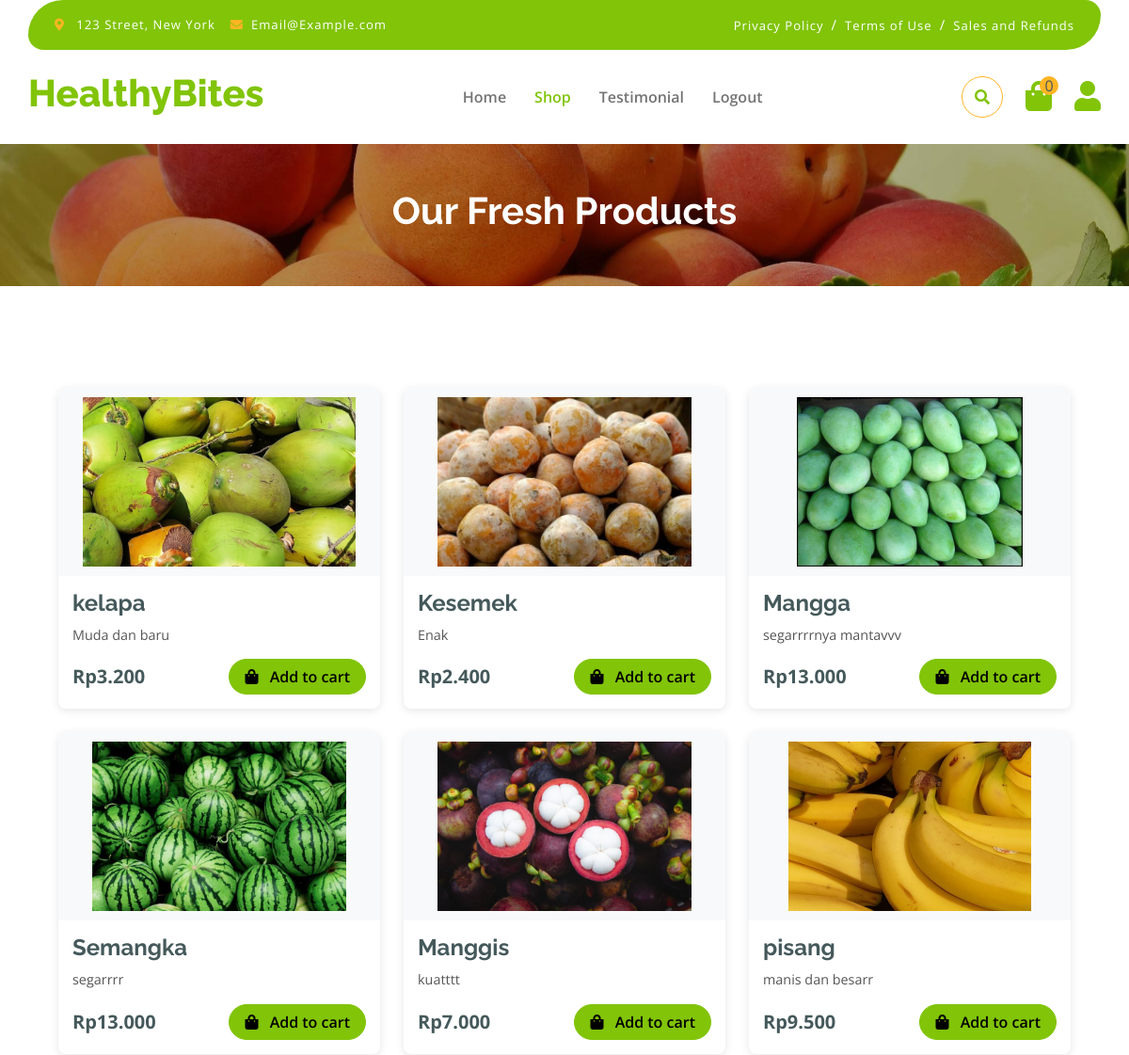
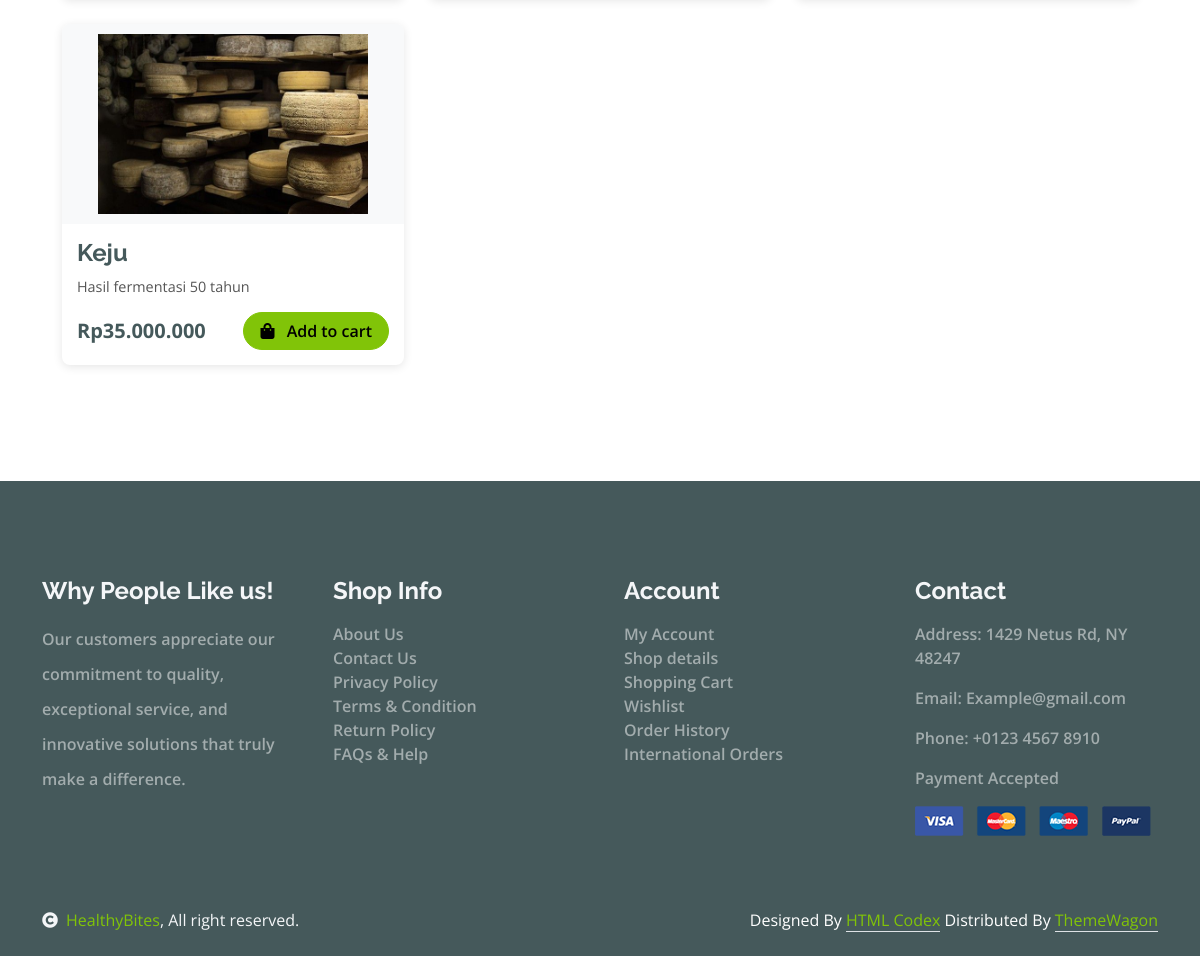
The page /shop.php on the database its author committed (2 pictures, top to bottom).
### tables this page shows
CREATE TABLE `product` (
  `id` int(11) NOT NULL,
  `namaProduct` varchar(50) NOT NULL,
  `Product` varchar(100) NOT NULL,
  `harga` decimal(15,2) NOT NULL,
  `jumlah` int(11) NOT NULL,
  `deskripsi` text NOT NULL,
  `image` varchar(255) NOT NULL
);

### shop.php (the view, shortened to what this page needs)
<?php
$conn = new mysqli("localhost", "root", "", "healthybites");
function format_rupiah($angka) {
    return 'Rp' . number_format($angka, 0, ',', '.');
}
$search_query = "";
$products = [];
$sql = "SELECT * FROM product";
$result = $conn->query($sql);
if ($result->num_rows > 0) {
    while($row = $result->fetch_assoc()) {
        $image_path = 'img/products/' . $row['image'];
        $actual_image = (file_exists($image_path) && is_file($image_path)) ? $row['image'] : 'default-product.jpg';
        $products[] = [
            'id_produk' => $row['id'] ?? 0,
            'produk_name' => $row['namaProduct'] ?? 'Unknown Product',
            'price' => $row['harga'] ?? 0,
            'image' => $actual_image,
            'deskripsi' => $row['deskripsi'] ?? 'No description available',
            'jumlah' => $row['jumlah'] ?? 0
        ];
    }
}
?>
<!DOCTYPE html>
<html lang="en">
<head>
    <link rel="stylesheet" href="https://use.fontawesome.com/releases/v5.15.4/css/all.css"/>
    <link href="https://cdn.jsdelivr.net/npm/bootstrap-icons@1.4.1/font/bootstrap-icons.css" rel="stylesheet">
    <link href="lib/lightbox/css/lightbox.min.css" rel="stylesheet">
    <link href="lib/owlcarousel/assets/owl.carousel.min.css" rel="stylesheet">
    <link href="css/bootstrap.min.css" rel="stylesheet">
    <link href="css/style.css" rel="stylesheet">
</head>
<body>
    <div class="container-fluid fixed-top">
        <div class="container topbar bg-primary d-none d-lg-block">
            <div class="d-flex justify-content-between">
                <div class="top-info ps-2">
                    <small class="me-3"><i class="fas fa-map-marker-alt me-2 text-secondary"></i> <a href="#" class="text-white">123 Street, New York</a></small>
                    <small class="me-3"><i class="fas fa-envelope me-2 text-secondary"></i><a href="#" class="text-white">Email@Example.com</a></small>
                </div>
                <div class="top-link pe-2">
                    <a href="#" class="text-white"><small class="text-white mx-2">Privacy Policy</small>/</a>
                    <a href="#" class="text-white"><small class="text-white mx-2">Terms of Use</small>/</a>
                    <a href="#" class="text-white"><small class="text-white ms-2">Sales and Refunds</small></a>
                </div>
            </div>
        </div>
        <div class="container px-0">
            <nav class="navbar navbar-light bg-white navbar-expand-xl">
                <a href="index.php" class="navbar-brand"><h1 class="text-primary display-6">HealthyBites</h1></a>
                <div class="collapse navbar-collapse bg-white" id="navbarCollapse">
                    <div class="navbar-nav mx-auto">
                        <a href="index.php" class="nav-item nav-link">Home</a>
                        <a href="shop.php" class="nav-item nav-link active">Shop</a>
                        <a href="testimoni.php" class="nav-item nav-link">Testimonial</a>
                        <a href="login.php"class="nav-item nav-link">Logout</a>
                    </div>
                    <div class="d-flex m-3 me-0">
                        <button class="btn-search btn border border-secondary btn-md-square rounded-circle bg-white me-4" data-bs-toggle="modal" data-bs-target="#searchModal"><i class="fas fa-search text-primary"></i></button>
                        <a href="cart.php" class="position-relative me-4 my-auto">
                            <i class="fa fa-shopping-bag fa-2x"></i>
                            <span class="position-absolute bg-secondary rounded-circle d-flex align-items-center justify-content-center text-dark px-1" style="top: -5px; left: 15px; height: 20px; min-width: 20px;">
                                <?php echo $_SESSION['cart_count'] ?? 0; ?>
                            </span>
                        </a>
                        <a href="Profiles.php" class="my-auto">
                            <i class="fas fa-user fa-2x"></i>
                        </a>
                    </div>
                </div>
            </nav>
        </div>
    </div>
    <div class="container-fluid page-header py-5">
        <h1 class="text-center text-white display-6" style="font-style: normal; font-weight: 700;">
            <?php
            if(!empty($search_query)) {
                echo "Search Results for: \"" . htmlspecialchars($search_query) . "\"";
            } else {
                echo "Our Fresh Products";
            }
            ?>
        </h1>
    </div>
    <div class="container-fluid py-5">
        <div class="container">
            <?php if(empty($products) && !empty($search_query)): ?>
                <div class="no-results">
                    <h3>No products found for "<?php echo htmlspecialchars($search_query); ?>"</h3>
                    <a href="shop.php" class="btn btn-primary mt-3">View All Products</a>
                </div>
            <?php else: ?>
                <div class="product-grid">
                    <?php foreach($products as $product): ?>
                    <div class="fruite-item">
                        <div class="fruite-img">
                            <img src="img/products/<?php echo htmlspecialchars($product['image']); ?>"
                                 class="product-image"
                                 alt="<?php echo htmlspecialchars($product['produk_name']); ?>"
                                 onerror="this.onerror=null;this.src='img/products/default-product.jpg';">
                        </div>
                        <div class="product-content">
                            <h4 class="text-ellipsis"><?php echo htmlspecialchars($product['produk_name']); ?></h4>
                            <p class="product-description text-ellipsis"><?php echo htmlspecialchars($product['deskripsi']); ?></p>
                            <div class="product-footer d-flex justify-content-between align-items-center">
                                <p class="text-dark fs-5 fw-bold mb-0"><?php echo format_rupiah($product['price']); ?></p>
                                <a href="shop.php?add_to_cart=<?php echo $product['id_produk']; ?>"
                                   class="btn btn-primary rounded-pill px-3">
                                   <i class="fa fa-shopping-bag me-2" style="font-style: normal;"></i> Add to cart
                                </a>
                            </div>
                        </div>
                    </div>
                    <?php endforeach; ?>
                </div>
            <?php endif; ?>
        </div>
    </div>
        <div class="container-fluid bg-dark text-white-50 footer pt-5 mt-5">
            <div class="container py-5">
                <div class="row g-5">
                    <div class="col-lg-3 col-md-6">
                        <div class="footer-item">
                            <h4 class="text-light mb-3">Why People Like us!</h4>
                            <p class="mb-4">Our customers appreciate our commitment to quality, exceptional service, and innovative solutions that truly make a difference.</p>
                        </div>
                    </div>
                    <div class="col-lg-3 col-md-6">
                        <div class="d-flex flex-column text-start footer-item">
                            <h4 class="text-light mb-3">Shop Info</h4>
                            <a >About Us</a>
                            <a >Contact Us</a>
                            <a >Privacy Policy</a>
                            <a >Terms & Condition</a>
                            <a >Return Policy</a>
                            <a >FAQs & Help</a>
                        </div>
                    </div>
                    <div class="col-lg-3 col-md-6">
                        <div class="d-flex flex-column text-start footer-item">
                            <h4 class="text-light mb-3">Account</h4>
                            <a >My Account</a>
                            <a >Shop details</a>
                            <a >Shopping Cart</a>
                            <a >Wishlist</a>
                            <a >Order History</a>
                            <a >International Orders</a>
                        </div>
                    </div>
                    <div class="col-lg-3 col-md-6">
                        <div class="footer-item">
                            <h4 class="text-light mb-3">Contact</h4>
                            <p>Address: 1429 Netus Rd, NY 48247</p>
                            <p>Email: Example@gmail.com</p>
                            <p>Phone: +0123 4567 8910</p>
                            <p>Payment Accepted</p>
                            <img src="img/payment.png" class="img-fluid" alt="">
                        </div>
                    </div>
                </div>
            </div>
        </div>
        <div class="container-fluid copyright bg-dark py-4">
            <div class="container">
                <div class="row">
                    <div class="col-md-6 text-center text-md-start mb-3 mb-md-0">
                        <span class="text-light"><a href="#"><i class="fas fa-copyright text-light me-2"></i>HealthyBites</a>, All right reserved.</span>
                    </div>
                    <div class="col-md-6 my-auto text-center text-md-end text-white">
                        Designed By <a class="border-bottom" href="https://htmlcodex.com">HTML Codex</a> Distributed By <a class="border-bottom" href="https://themewagon.com">ThemeWagon</a>
                    </div>
                </div>
            </div>
        </div>
</body>
</html>

### css/style.css (style rules this page uses)
.btn { font-weight: 600; transition: .5s; }
.btn-md-square { width: 44px; height: 44px; }
.btn-square, .btn-sm-square, .btn-md-square, .btn-lg-square { padding: 0; display: flex; align-items: center; justify-content: center; font-weight: normal; }
.btn.border-secondary { transition: 0.5s; }
.fixed-top { transition: 0.5s; background: var(--bs-white); border: 0; }
.topbar { padding: 20px; border-radius: 230px 100px; }
.topbar .top-info { font-size: 15px; line-height: 0; letter-spacing: 1px; display: flex; align-items: center; }
.topbar .top-link { font-size: 15px; line-height: 0; letter-spacing: 1px; display: flex; align-items: center; }
.topbar .top-link a { letter-spacing: 1px; }
.navbar .navbar-nav .nav-link { padding: 10px 15px; font-size: 16px; transition: .5s; }
.navbar { height: 100px; border-bottom: 1px solid rgba(255, 255, 255, .1); }
.navbar .navbar-nav .nav-link:hover, .navbar .navbar-nav .nav-link.active, .fixed-top.bg-white .navbar .navbar-nav .nav-link:hover, .fixed-top.bg-white .navbar .navbar-nav .nav-link.active { color: var(--bs-primary); }
.page-header { position: relative; background: linear-gradient(rgba(0, 0, 0, 0.3), rgba(0, 0, 0, 0.3)), url(../img/cart-page-header-img.jpg); background-position: center center; background-repeat: no-repeat; background-size: cover; }
@media (min-width: 992px) { .hero-header, .page-header { margin-top: 152px !important; } }
.footer .footer-item p.mb-4 { line-height: 35px; }

### rows shown on the page
product: image (picture), namaProduct "kelapa", deskripsi "Muda dan baru", harga "Rp3.200"
product: image (picture), namaProduct "Kesemek", deskripsi "Enak", harga "Rp2.400"
product: image (picture), namaProduct "Mangga", deskripsi "segarrrrnya mantavvv", harga "Rp13.000"
product: image (picture), namaProduct "Semangka", deskripsi "segarrrr", harga "Rp13.000"
product: image (picture), namaProduct "Manggis", deskripsi "kuatttt", harga "Rp7.000"
product: image (picture), namaProduct "pisang", deskripsi "manis dan besarr", harga "Rp9.500"
product: image (picture), namaProduct "Keju", deskripsi "Hasil fermentasi 50 tahun", harga "Rp35.000.000"

### other values the page prints
$_SESSION['cart_count'] "0"
